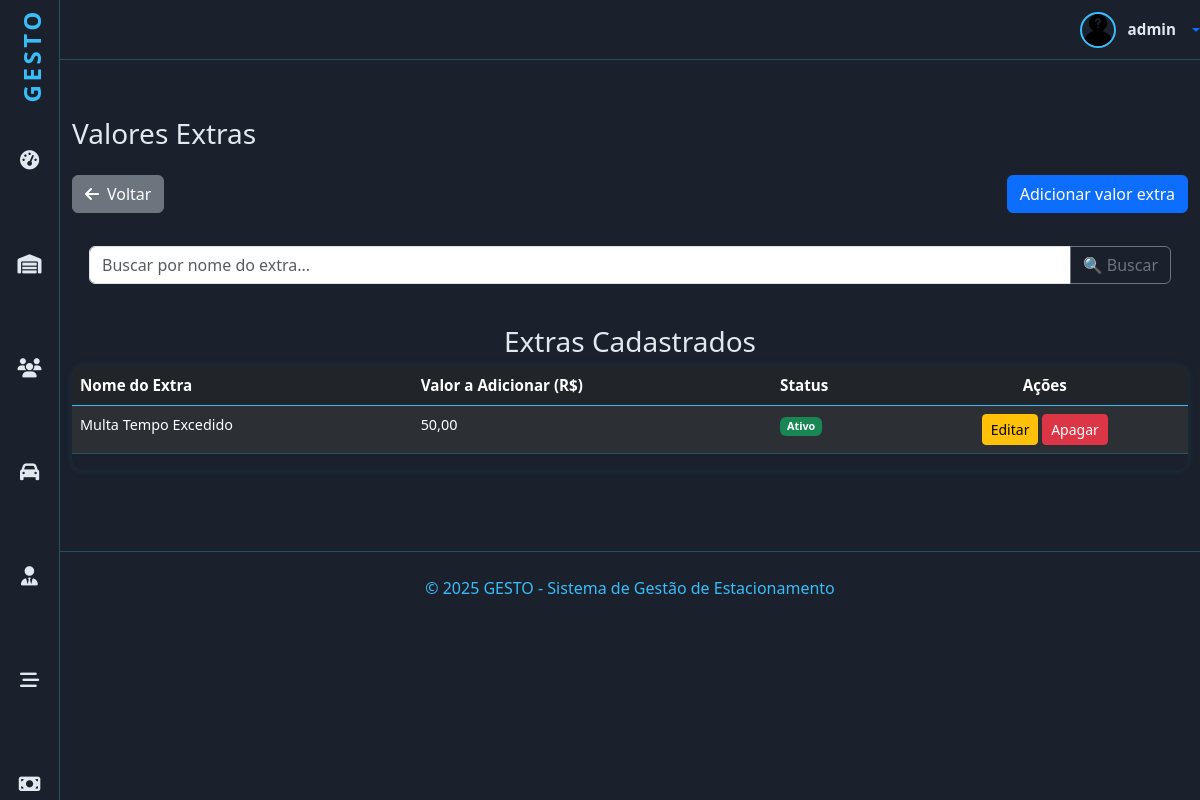
/valores/extras/ (signed in), run on the app's committed database.
### valores/models.py (models this page shows, shortened)
class Extra(models.Model):
    EXTRA_CHOICES = (
        ('PERCENTUAL', 'Percentual (%)'),
        ('FIXO', 'Valor Fixo (R$)'),
    )
    nome = models.CharField('Nome do adicional', max_length=100, help_text='Ex: ')
    tipo = models.CharField('Tipo do adicional', max_length=20, choices=EXTRA_CHOICES, default='PERCENTUAL')
    valor = models.DecimalField('Valor a adicionar (R$)', max_digits=8, decimal_places=2, help_text='Somente números')
    descricao = models.TextField('Descrição', max_length=300, blank=True, null=True)
    status = models.BooleanField('Ativo', default=True, help_text='Marque para ativar este valor extra')
    class Meta:
        verbose_name = 'Valor Extra'
        verbose_name_plural = 'Valores Extras'

### valores/views.py (the view, shortened to what this page needs)
# urls.py: path('extras/', ExtraView.as_view(), name='extras'),
class ExtraView(PermissionRequiredMixin, ListView):
    permission_required = "valores.view_extra"
    permission_denied_message = "Listar valores extras"
    model = Extra
    template_name = "extras/extras.html"
    context_object_name = "extras"
    paginate_by = 5
    def get_queryset(self):
        self.regras_negocio_extra()
        qs = super().get_queryset()
        buscar = self.request.GET.get('buscar')
        if buscar:
            qs = qs.filter(
                Q(nome__icontains=buscar) |
                Q(status__icontains=buscar)
            )
        return qs
    def regras_negocio_extra(self):
        if Extra.objects.exists():
            return

### valores/templates/extras/extras.html (shortened to what this page needs)
{% extends 'principal.html' %}
{% load django_bootstrap5 %}
{% load static %}
{% block content %}
<div id="dados" class="container">
    <h3>Valores Extras</h3>
   <div class="d-flex justify-content-between align-items-center mt-4 mb-3">
        <a href="{% url 'valores' %}" class="btn btn-secondary">
            <i class="fas fa-arrow-left me-2"></i>Voltar
        </a>
        <a href="{% url 'extra_adicionar' %}" class="btn btn-primary">Adicionar valor extra</a>
    </div>
    <div class="card card-body mb-4" id="search">
        <form method="get" action="">
            <div class="input-group">
                <input class="form-control" type="text" name="buscar" value="{{ request.GET.buscar }}" placeholder="Buscar por nome do extra...">
                <button type="submit" class="btn btn-outline-secondary">🔍 Buscar</button>
            </div>
        </form>
    </div>
    {% if object_list %}
        <div class="card-body">
            <h3 class="text-center">Extras Cadastrados</h3>
            <div class="table-responsive">
                <table class="table table-striped table-dark">
                    <thead>
                        <tr>
                            <th>Nome do Extra</th>
                            <th>Valor a Adicionar (R$)</th>
                            <th>Status</th>
                            <th class="text-center">Ações</th>
                        </tr>
                    </thead>
                    <tbody>
                        {% for extra in object_list %}
                            <tr>
                                <td>{{ extra.nome }}</td>
                                <td>{{ extra.valor }}</td>
                                <td>
                                    {% if extra.status %}
                                        <span class="badge bg-success">Ativo</span>
                                    {% else %}
                                        <span class="badge bg-danger">Inativo</span>
                                    {% endif %}
                                </td>
                                <td class="text-center">
                                    <a href="{% url 'extra_editar' extra.pk %}" class="btn btn-sm btn-warning">Editar</a>
                                    <a href="{% url 'extra_apagar' extra.pk %}" class="btn btn-sm btn-danger">Apagar</a>
                                </td>
                            </tr>
                        {% endfor %}
                    </tbody>
                </table>
            </div>
        </div>
    {% else %}
        <div class="alert alert-warning text-center mt-4">Nenhum valor extra encontrado.</div>
    {% endif %}
</div>
{% endblock %}

### home/templates/principal.html (shortened to what this page needs)
<!doctype html>
{% load static %}
{% load django_bootstrap5 %}
<html lang="pt-br">
<head>
    {% block head %}
    {% include "head.html" %}
    {% endblock %}
</head>
<body>
<header id="header-top" role="banner" aria-label="Cabeçalho superior">
    <div class="dropdown">
        <a href="#" class="user-profile text-decoration-none dropdown-toggle" data-bs-toggle="dropdown"
           aria-expanded="false">
            {% if user.is_authenticated %}
                {% if user.funcionario.foto %}
                    <img src="{{ user.funcionario.foto.url }}" alt="Avatar do utilizador"/>
                {% else %}
                    <img src="{% static 'img/desconhecido.png' %}" alt="Avatar do utilizador"/>
                {% endif %}
                <span>{{ user.username }}</span>
            {% else %}
                <i class="fas fa-sign-in-alt me-2"></i>
                <span>Acesso</span>
            {% endif %}
        </a>
    </div>
</header>
{% if request.user.is_authenticated %}
    <nav id="sidebar" aria-label="Menu principal">
        <div class="logo" aria-label="Logo GESTO">
            <a href="{% url 'index' %}"
               class="nav-link {% if request.resolver_match.url_name == 'index' %}active{% endif %}">GESTO</a>
        </div>
        <div data-bs-spy="scroll"  data-bs-offset="0" data-bs-smooth-scroll="true" class="scrollspy" tabindex="0">
      <ul class="nav flex-column" role="menu" aria-label="Navegação principal">
            <li class="nav-item" role="none">
                <a href="{% url 'index' %}"
                   class="nav-link {% if request.resolver_match.url_name == 'index' %}active{% endif %}">
                    <i class="fa-solid fa-gauge-high" aria-hidden="true"></i>
                </a>
            </li>
            <li class="nav-item" role="none">
                <a href="{% url 'estadias' %}"
                   class="nav-link {% if request.resolver_match.url_name == 'estadias' %}active{% endif %}">
                    <i class="fa-solid fa-warehouse" aria-hidden="true"></i>
                </a>
            </li>
            <li class="nav-item" role="none">
                <a href="{% url 'clientes' %}"
                   class="nav-link {% if request.resolver_match.url_name == 'clientes' %}active{% endif %}">
                    <i class="fas fa-users"></i>
                </a>
            </li>
            <li class="nav-item" role="none">
                <a href="{% url 'veiculos' %}"
                   class="nav-link {% if request.resolver_match.url_name == 'veiculos' %}active{% endif %}">
                    <i class="fas fa-car" aria-hidden="true"></i>
                </a>
            </li>
           <li class="nav-item" role="none">
                <a href="{% url 'funcionarios' %}"
                   class="nav-link {% if request.resolver_match.url_name == 'funcionarios' %}active{% endif %}">
                    <i class="fas fa-user-tie" aria-hidden="true"></i>
                </a>
            </li>
            <li class="nav-item" role="none">
                <a href="{% url 'vagas' %}"
                   class="nav-link {% if request.resolver_match.url_name == 'vagas' %}active{% endif %}">
                    <i class="fas fa-stream" aria-hidden="true"></i>
                </a>
            </li>
            <li class="nav-item" role="none">
                <a href="{% url 'valores' %}"
                   class="nav-link {% if request.resolver_match.url_name == 'valores' %}active{% endif %}">
                    <i class="fa-solid fa-money-bill" aria-hidden="true"></i>
                </a>
            </li>
        </ul>
    </div>
    </nav>
{% endif %}
{% block content %}{% endblock %}
{% block footer %}
{% include "footer.html" %}
{% endblock %}
</body>
</html>

### home/templates/head.html (style rules this page uses)
:root { --bg-primary: #1a202c; --bg-card: #2d3748; --text-primary: #e2e8f0; --highlight: #38bdf8; --border-subtle: rgba(56, 223, 248, 0.25); --table-row-alt: #374151; }
.scrollspy { position: relative; height: 100vh; margin-top: .5rem; overflow: auto; -ms-overflow-style: none; scrollbar-width: none; }
body { background-color: var(--bg-primary); color: var(--text-primary); font-family: "Segoe UI", Tahoma, Geneva, Verdana, sans-serif; min-height: 100vh; overflow-x: hidden; margin-left: 5%; }
#search { background-color: var(--bg-primary); border-color:var(--bg-primary); }
#dados { margin-top: 5%; margin-bottom: 5%; }
#sidebar { background-color: var(--bg-primary); min-height: 100vh; width: 5%; position: fixed; top: 0; left: 0; padding-top: 0.5rem; display: flex; flex-direction: column; align-items: center; border-right: 1px solid var(--border-subtle); z-index: 1030; transition: 0.7s ease-out; margin-bottom: 10%; }
#sidebar .logo { font-weight: 700; font-size: 1.5rem; color: var(--highlight); margin-bottom: 2rem; user-select: none; writing-mode: vertical-rl; transform: rotate(180deg); letter-spacing: 0.15em; text-align: center; width: 32px; }
#sidebar ul.nav { list-style: none; padding: 0; margin: 0; width: 100%; margin-bottom: 10%; padding-bottom: 30%; }
#sidebar ul.nav li { width: 100%; margin-bottom: 1.5rem; text-align: center; }
#sidebar ul.nav li a { color: var(--text-primary); font-size: 1.2rem; display: block; width: 100%; padding: 0.2rem 0; transition: color 0.3s; position: relative; }
#header-top { height: 60px; border-bottom: 1px solid var(--border-subtle); display: flex; align-items: center; justify-content: flex-end; gap: 1.5rem; margin-bottom: 2rem; color: var(--text-primary); }
#header-top .user-profile { display: flex; align-items: center; gap: 0.75rem; cursor: pointer; user-select: none; }
#header-top .user-profile img { width: 36px; height: 36px; border-radius: 50%; border: 2px solid var(--highlight); object-fit: cover; }
#header-top .user-profile span { font-weight: 600; font-size: 0.95rem; color: var(--text-primary); white-space: nowrap; }
.table-responsive { border-radius: 0.75rem; overflow: hidden; box-shadow: 0 0 10px rgba(56, 223, 248, 0.1); }
table { width: 100%; border-collapse: separate; border-spacing: 0; color: var(--text-primary); user-select: none; }
thead tr { background-color: var(--bg-card); border-bottom: 2px solid var(--highlight); }
thead th { padding: 0.75rem 1.25rem; font-weight: 700; font-size: 0.95rem; text-align: left; color: var(--highlight); user-select: none; }
tbody tr { background-color: var(--bg-card); border-bottom: 1px solid var(--border-subtle); transition: background-color 0.3s ease; }
tbody td { padding: 0.75rem 1.25rem; font-size: 0.9rem;  }

### data on the page
Extra: nome "Multa Tempo Excedido", valor "50,00", status "Ativo"

### other printed values
{{ user.username }} "admin"
